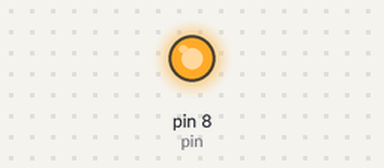
Simulated run of this sketch. Board: Arduino Uno, built with avr-gcc and run on an emulated ATmega328P. Shown: output pins drawn as LEDs (lit = HIGH).

Above: at 1.0 s.
At 3.0 s:
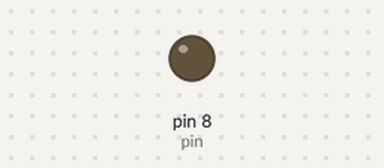
Timing chart, 0 to 5.2 s (numbered marks = the images above):
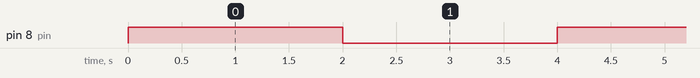

Measured:
- by itself, pin 8 (pin): alternates HIGH for 2.0 s and LOW for 2.0 s

The sketch:

ledTest.ino
```cpp
int pin =8;


void setup() {
  // put your setup code here, to run once:
  pinMode(pin,OUTPUT);

}

void loop() {
  // put your main code here, to run repeatedly:
  digitalWrite(pin,HIGH);
  delay(2000);
  digitalWrite(pin,LOW);
  delay(2000);

}
```
